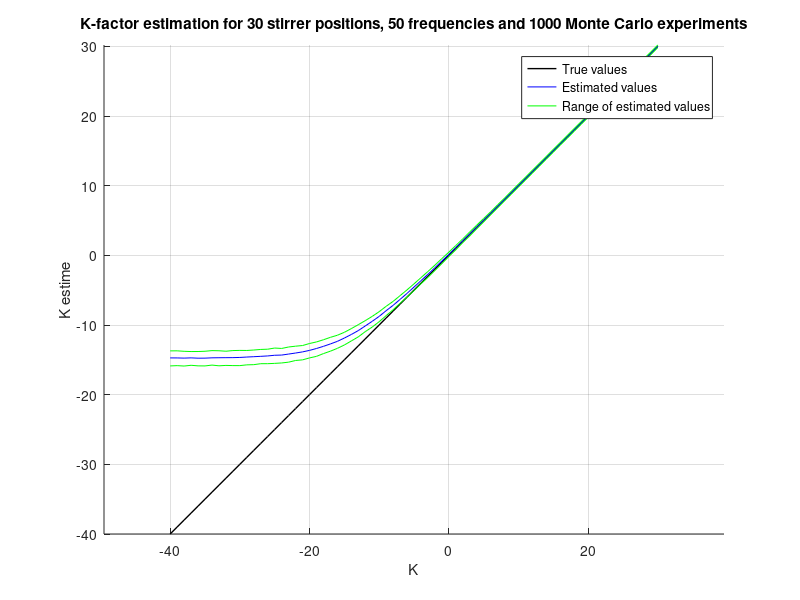

The MATLAB script that drew this image:
clear
tic
K=[];
V2=[];
Kfinal=[];
sigma=.08;
N=30; %position de brasseur
Nfreq=50; %nombre de fréquences
Nexp=1000; %nombre d'expérience de la simulation de MC
a=0;
K=-40:1:30;
f0=1e9;
v2=2*sigma^2*10.^(K/10);
a=0
for f=1:1:length(v2);
    a=a+1;
    if mod(round(a/length(v2)*500000),10)==0
        disp(a/length(v2)*100)
    end
    
    %Génération du S21
    Sr=sigma*(randn(N,Nfreq,Nexp))+(sqrt(v2(f)))*cos(45);
    Si=sigma*(randn(N,Nfreq,Nexp))+(sqrt(v2(f)))*sin(45);

    %moyenne sur les positions de brasseur
    mr=mean(Sr,1).^2;
    mi=mean(Si,1).^2;


    vv=(mr+mi); %v^2

    ss=(var(Sr,0,1)+var(Si,0,1))*N/(N-1); %2*sigma^2
    %ss=2*0.08^2; %sigma déterministe

    %moyenne sur les fréquences
    k=mean(vv./ss,2);
    %k=mean(vv./ss,2)-1/N;

    %moyenne sur les expériences (lissage de Monte Carlo)
    kmoy=mean(k,3);

    min95=prctile(k,5);
    max95=prctile(k,95);

    Kfinal=[Kfinal;kmoy min95 max95];
end


figure(1)
hold on
plot(K,K,'LineWidth',1,'Color','k')
plot(K,10*log10(Kfinal(:,1)),'b')
plot(K,10*log10(Kfinal(:,2)),'g')
plot(K,10*log10(Kfinal(:,3)),'g')
legend('True values','Estimated values','Range of estimated values')%,'Intervalle de confiance analytique')
title(['K-factor estimation for ',num2str(N),' stirrer positions, ',num2str(Nfreq),' frequencies and ',num2str(Nexp), ' Monte Carlo experiments'])
xlabel('K')
axis equal
ylabel('K estime')
grid on
hold off
toc


